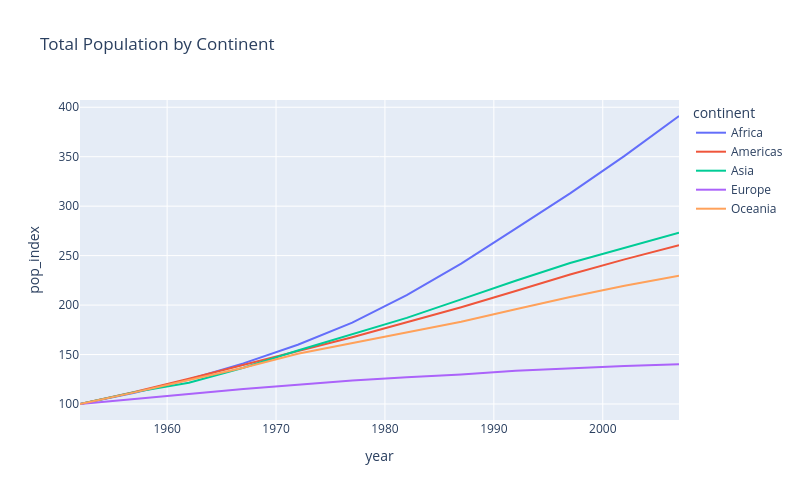

The notebook cell this image was saved under:
### Code cell
fig = px.line(
    df_continent,
    x="year",
    y="pop_index",
    color="continent",
    title="Total Population by Continent"
)
fig.update_layout(autosize=False, width=800, height=500)
fig.show()

### Figure 1 — Plotly figure (JSON) as saved in the notebook; plotly's stock layout.template omitted (floating-point values rounded to 4 significant figures)
{"data": [{"hovertemplate": "continent=Africa<br>year=%{x}<br>pop_index=%{y}<extra></extra>", "legendgroup": "Africa", "line": {"color": "#636efa", "dash": "solid"}, "marker": {"symbol": "circle"}, "mode": "lines", "name": "Africa", "orientation": "v", "showlegend": true, "type": "scatter", "x": [1952, 1957, 1962, 1967, 1972, 1977, 1982, 1987, 1992, 1997, 2002, 2007], "xaxis": "x", "y": [100.0, 111.4, 124.8, 141.1, 159.9, 182.2, 210.1, 241.9, 277.3, 313.0, 350.8, 391.2], "yaxis": "y"}, {"hovertemplate": "continent=Americas<br>year=%{x}<br>pop_index=%{y}<extra></extra>", "legendgroup": "Americas", "line": {"color": "#EF553B", "dash": "solid"}, "marker": {"symbol": "circle"}, "mode": "lines", "name": "Americas", "orientation": "v", "showlegend": true, "type": "scatter", "x": [1952, 1957, 1962, 1967, 1972, 1977, 1982, 1987, 1992, 1997, 2002, 2007], "xaxis": "x", "y": [100.0, 112.1, 125.5, 139.3, 153.4, 167.5, 182.6, 197.8, 214.2, 230.9, 246.2, 260.4], "yaxis": "y"}, {"hovertemplate": "continent=Asia<br>year=%{x}<br>pop_index=%{y}<extra></extra>", "legendgroup": "Asia", "line": {"color": "#00cc96", "dash": "solid"}, "marker": {"symbol": "circle"}, "mode": "lines", "name": "Asia", "orientation": "v", "showlegend": true, "type": "scatter", "x": [1952, 1957, 1962, 1967, 1972, 1977, 1982, 1987, 1992, 1997, 2002, 2007], "xaxis": "x", "y": [100.0, 112.0, 121.6, 136.6, 154.2, 170.9, 187.1, 205.8, 224.6, 242.5, 258.1, 273.2], "yaxis": "y"}, {"hovertemplate": "continent=Europe<br>year=%{x}<br>pop_index=%{y}<extra></extra>", "legendgroup": "Europe", "line": {"color": "#ab63fa", "dash": "solid"}, "marker": {"symbol": "circle"}, "mode": "lines", "name": "Europe", "orientation": "v", "showlegend": true, "type": "scatter", "x": [1952, 1957, 1962, 1967, 1972, 1977, 1982, 1987, 1992, 1997, 2002, 2007], "xaxis": "x", "y": [100.0, 104.7, 110.1, 115.1, 119.7, 123.7, 127.1, 129.9, 133.5, 136.1, 138.3, 140.2], "yaxis": "y"}, {"hovertemplate": "continent=Oceania<br>year=%{x}<br>pop_index=%{y}<extra></extra>", "legendgroup": "Oceania", "line": {"color": "#FFA15A", "dash": "solid"}, "marker": {"symbol": "circle"}, "mode": "lines", "name": "Oceania", "orientation": "v", "showlegend": true, "type": "scatter", "x": [1952, 1957, 1962, 1967, 1972, 1977, 1982, 1987, 1992, 1997, 2002, 2007], "xaxis": "x", "y": [100.0, 111.8, 124.3, 136.6, 150.7, 161.3, 172.1, 183.2, 195.8, 208.1, 219.5, 229.7], "yaxis": "y"}], "layout": {"autosize": false, "height": 500, "legend": {"title": {"text": "continent"}, "tracegroupgap": 0}, "title": {"text": "Total Population by Continent"}, "width": 800, "xaxis": {"anchor": "y", "domain": [0, 1], "title": {"text": "year"}}, "yaxis": {"anchor": "x", "domain": [0, 1], "title": {"text": "pop_index"}}}}
